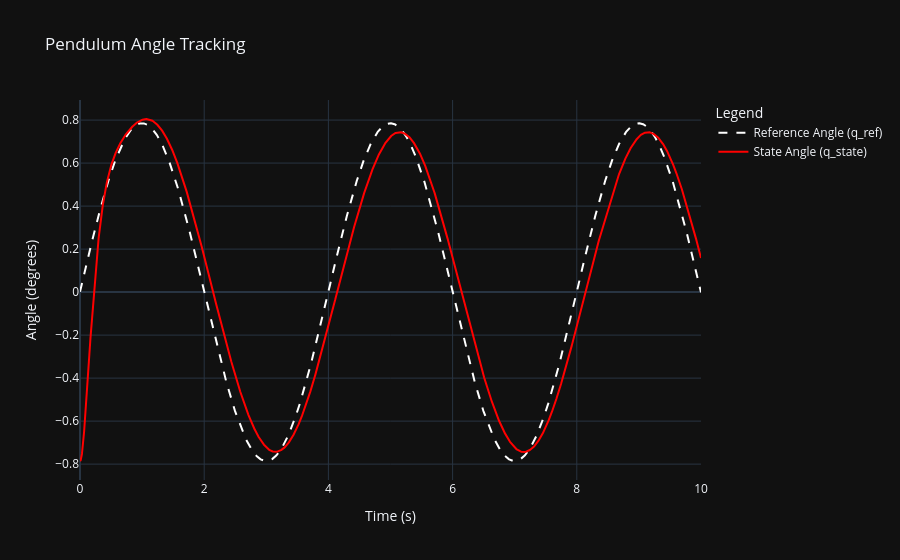

Notebook cell for this chart:
### Markdown cell above
**8. Plotting the Results**

### Code cell
# Create a simple plotly figure for the q_ref and q_state over time
import plotly.graph_objects as go

fig = go.Figure()
fig.add_trace(
    go.Scatter(
        x=ts,
        y=q_ref_log,
        mode="lines",
        name="Reference Angle (q_ref)",
        line=dict(color="white", dash="dash"),
    )
)
fig.add_trace(
    go.Scatter(
        x=ts, y=q_state_log, mode="lines", name="State Angle (q_state)", line=dict(color="red")
    )
)
fig.update_layout(
    title="Pendulum Angle Tracking",
    xaxis_title="Time (s)",
    yaxis_title="Angle (degrees)",
    legend_title="Legend",
    template="plotly_dark",
)
fig.show()

### Figure 1 — Plotly figure (JSON) as saved in the notebook; plotly's stock layout.template omitted (floating-point values rounded to 4 significant figures; data arrays with more than 128 entries replaced by an {"elided": "..."} marker saying what was removed)
{"data": [{"line": {"color": "white", "dash": "dash"}, "mode": "lines", "name": "Reference Angle (q_ref)", "type": "scatter", "x": {"elided": "10001 float values"}, "y": {"elided": "10001 float values"}}, {"line": {"color": "red"}, "mode": "lines", "name": "State Angle (q_state)", "type": "scatter", "x": {"elided": "10001 float values"}, "y": {"elided": "10001 float values"}}], "layout": {"legend": {"title": {"text": "Legend"}}, "title": {"text": "Pendulum Angle Tracking"}, "xaxis": {"title": {"text": "Time (s)"}}, "yaxis": {"title": {"text": "Angle (degrees)"}}}}
